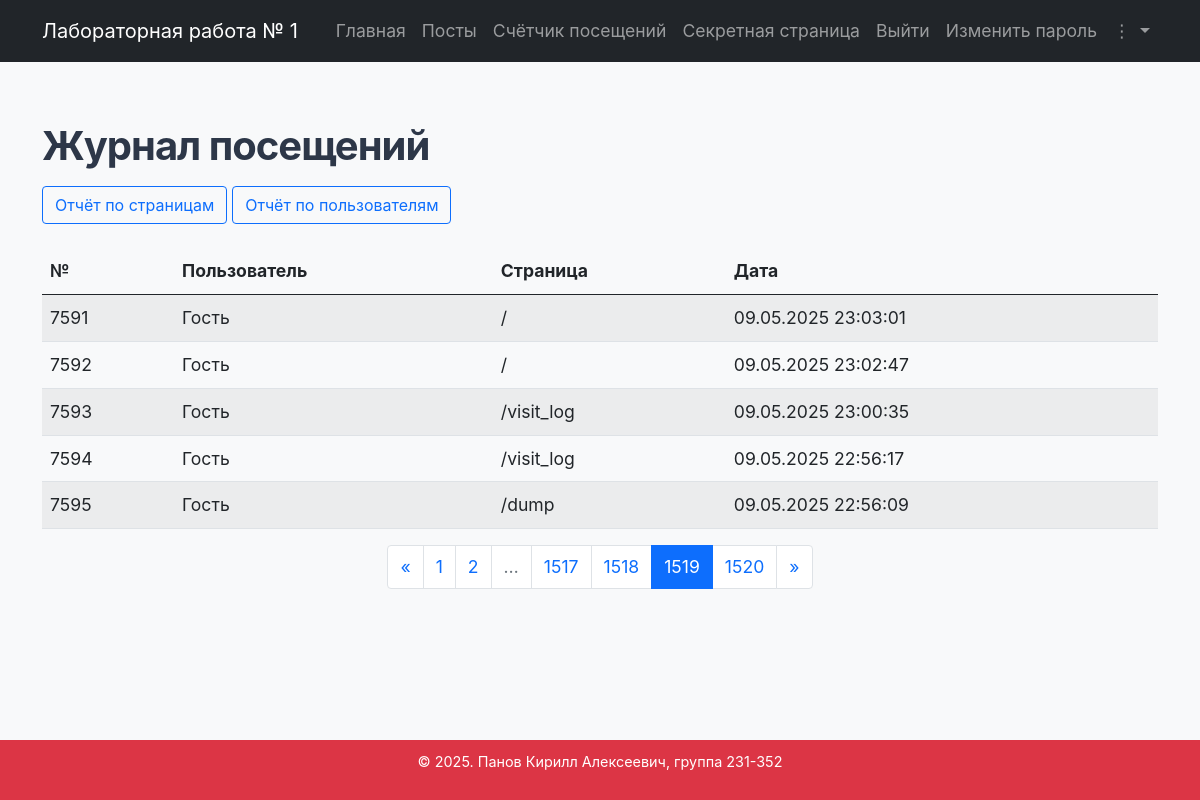
/visit_logs?page=1519 (signed in), run on the app's committed database.
### app/models.py (models this page shows)
class VisitLog(db.Model):
    __tablename__ = 'visit_logs'
    id = db.Column(db.Integer, primary_key=True)
    path = db.Column(db.String(100), nullable=False)
    user_id = db.Column(db.Integer, db.ForeignKey('users.id'), nullable=True)
    created_at = db.Column(db.DateTime, default=datetime.utcnow, nullable=False)
    user = db.relationship('User', backref='visit_logs')

### app/app.py (the view)
@app.route('/visit_logs')
@login_required
def visit_logs():
    page = request.args.get('page', 1, type=int)
    per_page = 5
    query = VisitLog.query.order_by(VisitLog.created_at.desc())
    if not (current_user.role and current_user.role.name == 'Administrator'):
        query = query.filter(VisitLog.user_id == current_user.id)
    pagination = query.paginate(page=page, per_page=per_page, error_out=False)
    return render_template('visit_logs.html', pagination=pagination)

### app/app.py (called while the page is built, shortened)
@login_manager.user_loader
def load_user(user_id):
    return User.query.get(int(user_id))

@app.after_request
def log_visit(response):
    return response

### app/templates/visit_logs.html
{% extends 'base.html' %} {% block content %}
<div class="row">
  <div class="col-lg-12">
    <h1 class="mt-4 mb-3">Журнал посещений</h1>
    {% if current_user.is_authenticated and current_user.role.name ==
    'Administrator' %}
    <div class="mb-4">
      <a
        href="{{ url_for('visit_logs.pages_report') }}"
        class="btn btn-outline-primary"
        >Отчёт по страницам</a
      >
      <a
        href="{{ url_for('visit_logs.users_report') }}"
        class="btn btn-outline-primary"
        >Отчёт по пользователям</a
      >
    </div>
    {% endif %}
    <table class="table table-striped">
      <thead>
        <tr>
          <th scope="col">№</th>
          <th scope="col">Пользователь</th>
          <th scope="col">Страница</th>
          <th scope="col">Дата</th>
        </tr>
      </thead>
      <tbody>
        {% for log in pagination.items %}
        <tr>
          <td>
            {{ (pagination.page - 1) * pagination.per_page + loop.index }}
          </td>
          <td>
            {% if log.user %} {{ log.user.surname }} {{ log.user.name }} {{
            log.user.patronymic }} {% else %} Гость {% endif %}
          </td>
          <td>{{ log.path }}</td>
          <td>{{ log.created_at.strftime('%d.%m.%Y %H:%M:%S') }}</td>
        </tr>
        {% endfor %}
      </tbody>
    </table>
    <nav aria-label="Навигация по страницам">
      <ul class="pagination justify-content-center">
        {% if pagination.has_prev %}
        <li class="page-item">
          <a
            class="page-link"
            href="{{ url_for('visit_logs', page=pagination.prev_num) }}"
            aria-label="Предыдущая"
          >
            <span aria-hidden="true">&laquo;</span>
          </a>
        </li>
        {% else %}
        <li class="page-item disabled">
          <span class="page-link">&laquo;</span>
        </li>
        {% endif %} {% for p in pagination.iter_pages(left_edge=2, right_edge=2,
        left_current=2, right_current=2) %} {% if p %} {% if p ==
        pagination.page %}
        <li class="page-item active"><span class="page-link">{{ p }}</span></li>
        {% else %}
        <li class="page-item">
          <a class="page-link" href="{{ url_for('visit_logs', page=p) }}"
            >{{ p }}</a
          >
        </li>
        {% endif %} {% else %}
        <li class="page-item disabled"><span class="page-link">…</span></li>
        {% endif %} {% endfor %} {% if pagination.has_next %}
        <li class="page-item">
          <a
            class="page-link"
            href="{{ url_for('visit_logs', page=pagination.next_num) }}"
            aria-label="Следующая"
          >
            <span aria-hidden="true">&raquo;</span>
          </a>
        </li>
        {% else %}
        <li class="page-item disabled">
          <span class="page-link">&raquo;</span>
        </li>
        {% endif %}
      </ul>
    </nav>
  </div>
</div>
{% endblock %}

### app/templates/base.html (shortened to what this page needs)
<!DOCTYPE html>
<html lang="ru">
  <head>
    <link
      href="https://cdn.jsdelivr.net/npm/bootstrap@5.0.2/dist/css/bootstrap.min.css"
      rel="stylesheet"
    />
    <link
      rel="stylesheet"
      href="{{ url_for('static', filename='styles.css') }}"
    />
  </head>
  <body>
    <header>
      <nav class="navbar navbar-expand-lg navbar-dark bg-dark">
        <div class="container">
          <a class="navbar-brand" href="{{ url_for('index') }}"
            >Лабораторная работа № 1</a
          >
          <div class="collapse navbar-collapse" id="navbarSupportedContent">
            <ul class="navbar-nav ms-auto mb-2 mb-lg-0">
              <li class="nav-item">
                <a
                  class="nav-link"
                  aria-current="page"
                  href="{{ url_for('index') }}"
                  >Главная</a
                >
              </li>
              <li class="nav-item">
                <a
                  class="nav-link"
                  aria-current="page"
                  href="{{ url_for('posts') }}"
                  >Посты</a
                >
              </li>
              <li class="nav-item">
                <a class="nav-link" href="{{ url_for('counter') }}"
                  >Счётчик посещений</a
                >
              </li>
              {% if current_user.is_authenticated %}
              <li class="nav-item">
                <a class="nav-link" href="{{ url_for('secret') }}"
                  >Секретная страница</a
                >
              </li>
              <li class="nav-item">
                <a class="nav-link" href="{{ url_for('logout') }}">Выйти</a>
              </li>
              <li class="nav-item">
                <a class="nav-link" href="{{ url_for('change_password') }}"
                  >Изменить пароль</a
                >
              </li>
              {% else %}
              <li class="nav-item">
                <a class="nav-link" href="{{ url_for('login') }}">Войти</a>
              </li>
              {% endif %}
              <li class="nav-item dropdown">
                <a
                  class="nav-link dropdown-toggle"
                  href="#"
                  id="moreDropdown"
                  role="button"
                  data-bs-toggle="dropdown"
                  aria-expanded="false"
                >
                  &#x22EE;
                </a>
              </li>
            </ul>
          </div>
        </div>
      </nav>
    </header>
    <main class="my-3">
      <div class="container">
        {% block content %}{% endblock %}
      </div>
    </main>
    <footer>
      <p>&copy; 2025. Панов Кирилл Алексеевич, группа 231-352</p>
    </footer>
  </body>
</html>

### app/static/styles.css (style rules this page uses)
html, body { height: 100%; margin: 0; }
body { font-size: 1.1rem; font-family: 'Inter', 'Segoe UI', system-ui, sans-serif; line-height: 1.7; margin: 0; padding: 0; background: #f8f9fa; display: flex; flex-direction: column; color: #2d3748; min-height: 100vh; }
main { flex: 1 0 auto; padding: 20px 0; }
footer { flex-shrink: 0; background: #dc3545; color: white; text-align: center; padding: 1rem; margin-top: 2rem; height: 60px; display: flex; align-items: center; justify-content: center; font-size: 0.9rem; }
h1, h2, h3 { color: #2d3748; font-weight: 700; letter-spacing: -0.025em; }
h1 { font-size: 2.5rem; margin-bottom: 1.5rem; color: #2d3748; }

### data on the page
VisitLog: page "7591", path "/", created_at "09.05.2025 23:03:01"
VisitLog: page "7592", path "/", created_at "09.05.2025 23:02:47"
VisitLog: page "7593", path "/visit_log", created_at "09.05.2025 23:00:35"
VisitLog: page "7594", path "/visit_log", created_at "09.05.2025 22:56:17"
VisitLog: page "7595", path "/dump", created_at "09.05.2025 22:56:09"

### other printed values
{{ p }} "1" "2" "1517" "1518" "1520"
{{ p }} "1519"
